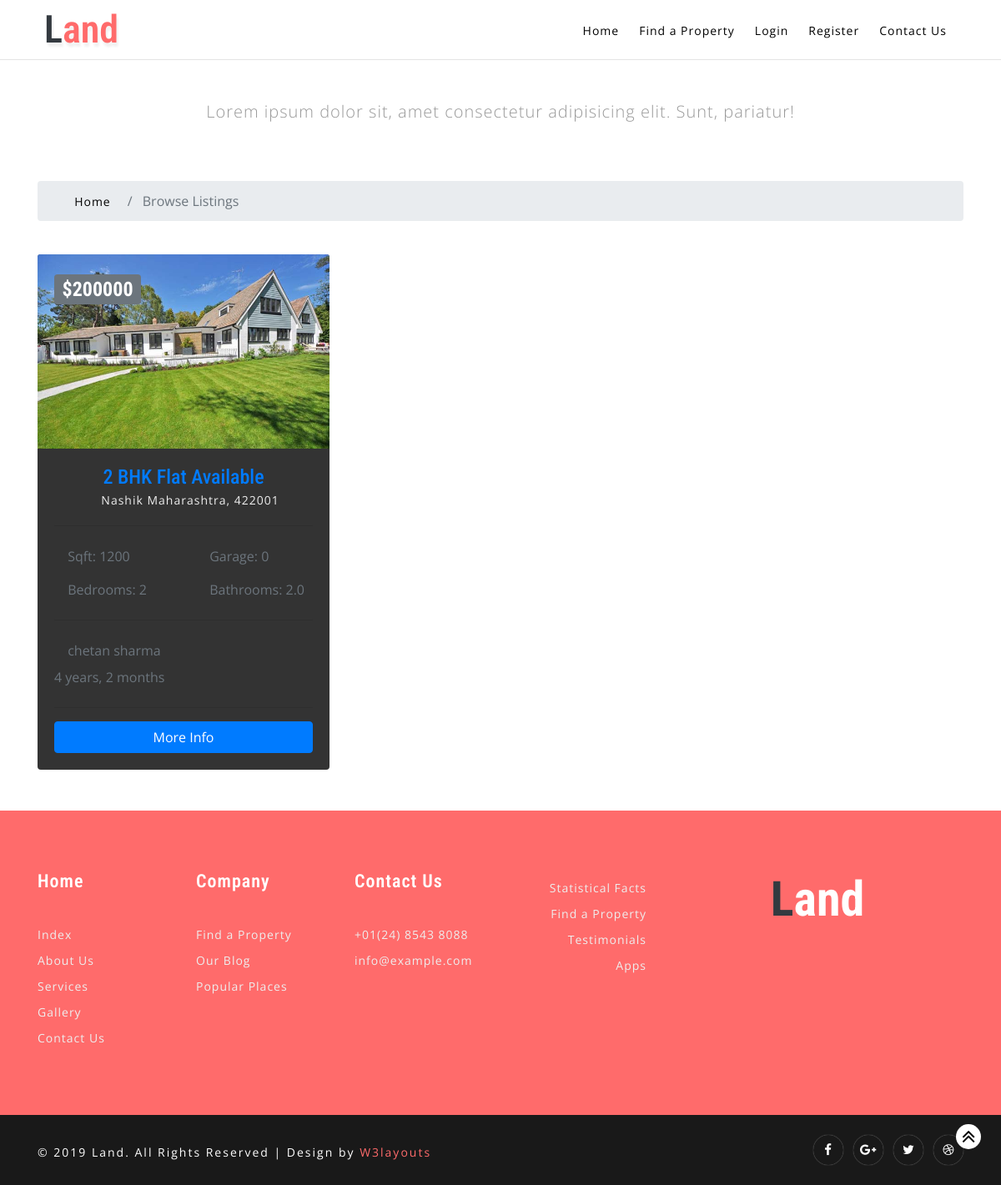
/listings/, run on the app's committed database.
### listings/models.py (models this page shows, shortened)
class Listing(models.Model):
  realtor = models.ForeignKey(Realtor, on_delete=models.DO_NOTHING)
  title = models.CharField(max_length=200)
  address = models.CharField(max_length=200)
  city = models.CharField(max_length=100)
  state = models.CharField(max_length=100)
  zipcode = models.CharField(max_length=20)
  description = models.TextField(blank=True)
  price = models.IntegerField()
  bedrooms = models.IntegerField()
  bathrooms = models.DecimalField(max_digits=2, decimal_places=1)
  garage = models.IntegerField(default=0)
  sqft = models.IntegerField()
  lot_size = models.DecimalField(max_digits=5, decimal_places=1)
  photo_main = models.ImageField(upload_to='photos/%Y/%m/%d/')
  photo_1 = models.ImageField(upload_to='photos/%Y/%m/%d/', blank=True)
  photo_2 = models.ImageField(upload_to='photos/%Y/%m/%d/', blank=True)
  photo_3 = models.ImageField(upload_to='photos/%Y/%m/%d/', blank=True)
  photo_4 = models.ImageField(upload_to='photos/%Y/%m/%d/', blank=True)
  photo_5 = models.ImageField(upload_to='photos/%Y/%m/%d/', blank=True)
  photo_6 = models.ImageField(upload_to='photos/%Y/%m/%d/', blank=True)
  is_published = models.BooleanField(default=True)
  list_date = models.DateTimeField(default=datetime.now, blank=True)

### realtors/models.py (models this page shows)
class Realtor(models.Model):
  name = models.CharField(max_length=200)
  photo = models.ImageField(upload_to='photos/%Y/%m/%d/')
  description = models.TextField(blank=True)
  phone = models.CharField(max_length=20)
  email = models.CharField(max_length=50)
  is_mvp = models.BooleanField(default=False)
  hire_date = models.DateTimeField(default=datetime.now, blank=True)
  def __str__(self):
    return self.name

### listings/views.py (the view)
# urls.py: path('', views.index, name='listings'),
def index(request):
  listings = Listing.objects.order_by('-list_date').filter(is_published=True)
  paginator = Paginator(listings, 6)
  page = request.GET.get('page')
  paged_listings = paginator.get_page(page)
  context = {
    'listings': paged_listings
  }
  return render(request, 'listings/listings.html', context)

### templates/listings/listings.html (shortened to what this page needs)
{% extends 'base.html' %}
{% load humanize %}
{% block content %}
<section id="showcase-inner" class="py-5 text-white">
    <div class="container">
      <div class="row text-center">
        <div class="col-md-12">
          <h1 class="display-4">Browse Our Properties</h1>
          <p class="lead">Lorem ipsum dolor sit, amet consectetur adipisicing elit. Sunt, pariatur!</p>
        </div>
      </div>
    </div>
  </section>
  <section id="bc" class="mt-3">
    <div class="container">
      <nav aria-label="breadcrumb">
        <ol class="breadcrumb">
          <li class="breadcrumb-item">
            <a href="{% url 'index' %}">
              <i class="fas fa-home"></i> Home</a>
          </li>
          <li class="breadcrumb-item active"> Browse Listings</li>
        </ol>
      </nav>
    </div>
  </section>
  <section id="listings" class="py-4">
    <div class="container">
      <div class="row">
        {% if listings %}
          {% for listing in listings %}
          <div class="col-md-6 col-lg-4 mb-4">
              <div class="card listing-preview">
                <img class="card-img-top" src="{{ listing.photo_main.url }}" alt="">
                <div class="card-img-overlay">
                  <h2>
                    <span class="badge badge-secondary text-white">${{ listing.price | intcomma }}</span>
                  </h2>
                </div>
                <div class="card-body">
                  <div class="listing-heading text-center">
                    <h4 class="text-primary">{{ listing.title }}</h4>
                    <p>
                      <i class="fas fa-map-marker text-secondary"></i> {{ listing.city }} {{ listing.state }}, {{ listing.zipcode }}</p>
                  </div>
                  <hr>
                  <div class="row py-2 text-secondary">
                    <div class="col-6">
                      <i class="fas fa-th-large"></i> Sqft: {{ listing.sqft }}</div>
                    <div class="col-6">
                      <i class="fas fa-car"></i> Garage: {{ listing.garage }}</div>
                  </div>
                  <div class="row py-2 text-secondary">
                    <div class="col-6">
                      <i class="fas fa-bed"></i> Bedrooms: {{ listing.bedrooms }}</div>
                    <div class="col-6">
                      <i class="fas fa-bath"></i> Bathrooms: {{ listing.bathrooms }}</div>
                  </div>
                  <hr>
                  <div class="row py-2 text-secondary">
                    <div class="col-12">
                      <i class="fas fa-user"></i> {{ listing.realtor }}</div>
                  </div>
                  <div class="row text-secondary pb-2">
                    <div class="col-6">
                       {{ listing.list_date | timesince }}</div>
                  </div>
                  <hr>
                  <a href="{% url 'listing' listing.id %}" class="btn btn-primary btn-block">More Info</a>
                </div>
              </div>
            </div>
          {% endfor %}
        {% else %}
          <div class="col-md-12">
            <p>No Listings Available</p>
          </div>
        {% endif %}
      </div>
      <div class="row">
        <div class="col-md-12">
        </div>
      </div>
    </div>
  </section>
{% endblock %}

### real_estate/static/css/style.css (style rules this page uses)
body { padding: 0; margin: 0; background: #FFF; font-family: 'Open Sans', sans-serif; }
body button, .btn, body a { transition: 0.5s all; -webkit-transition: 0.5s all; -moz-transition: 0.5s all; -o-transition: 0.5s all; -ms-transition: 0.5s all; }
html { scroll-behavior: smooth; }
h1, h2, h3, h4, h5, h6 { margin: 0; padding: 0; font-family: 'Roboto Condensed', sans-serif; }
p { margin: 0; padding: 0; font-size: 15px; letter-spacing: 1px; line-height: 1.9; color: #999; font-family: 'Open Sans', sans-serif; }
ul, ol { margin: 0; padding: 0; }
nav { margin: 0; padding: 0; }
nav:after { content: ""; display: table; clear: both; }
nav a { color: #000; font-weight: 400; font-size: 15px; margin: 0 12px; letter-spacing: 1px; display: inline-block; transition: 0.5s all; -webkit-transition: 0.5s all; -moz-transition: 0.5s all; -o-transition: 0.5s all; -ms-transition: 0.5s all; }
li>a:only-child:after { content: ''; }
@media (max-width: 1280px) { nav a { font-size: 14px; } }
.card { background-color: #333; border: none; }
.card-body p { color: #eee; font-size: 14px; }

### data on the page
Listing: photo_main (picture), price "200000", title "2 BHK Flat Available", city "Nashik", state "Maharashtra", zipcode "422001", sqft "1200", garage "0", bedrooms "2", bathrooms "2.0", realtor "chetan sharma", list_date "4 years, 2 months"
